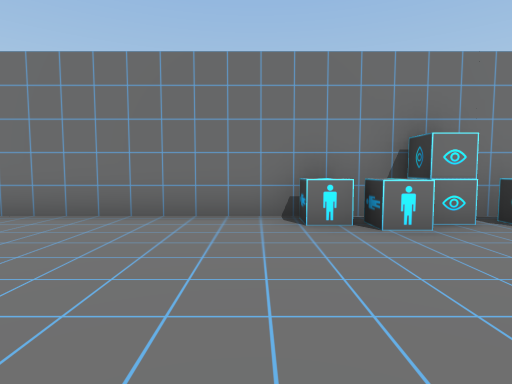
View 1 (above)

24 first-person views from a walk through a scene from a Unity 3-D project. The camera is 1.4 m above the floor, tilts 4° down and sees 80° across. The floor is counted in squares, 2 m on a side. Each view is taken from the middle of a square. On the plan, view 1 faces up. The plan holds only what a view shows up to about 10 squares ahead; the rest is blank. The place goes on beyond the plan. The player is left out. Some animated figures are left out. Some surface patterns are stand-ins.

View 2
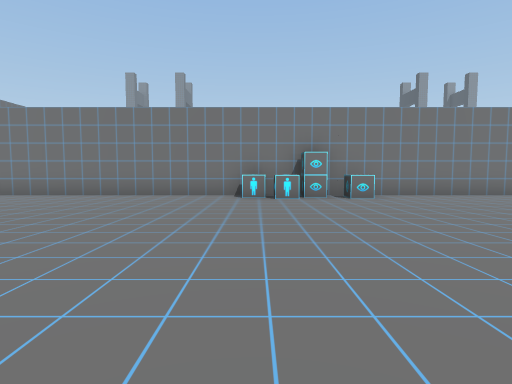

View 3
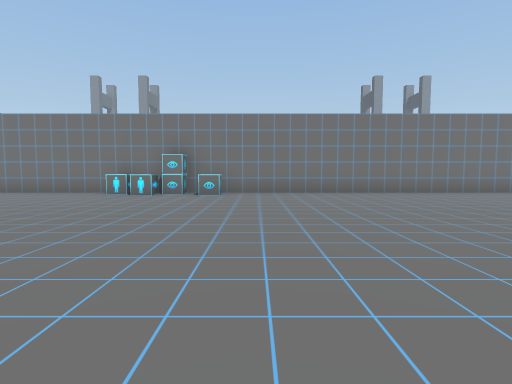

View 4
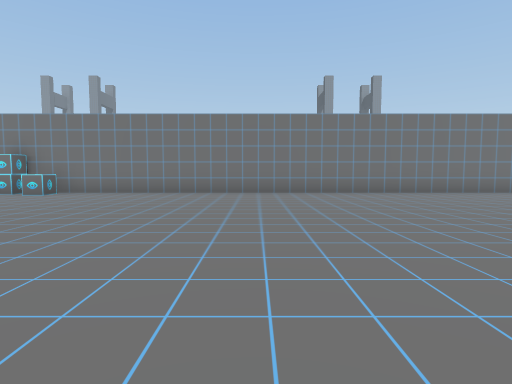

View 5
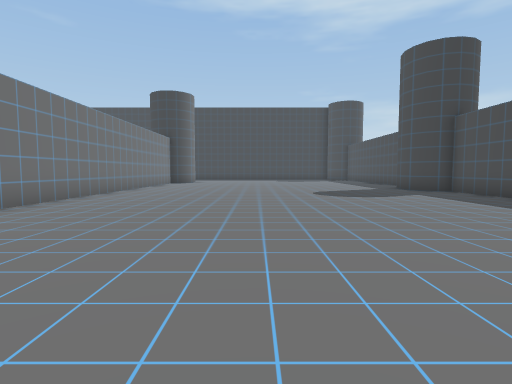

View 6
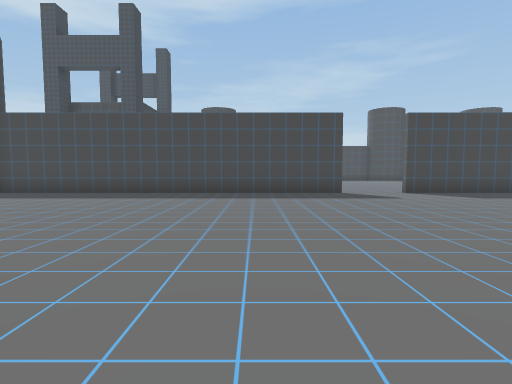

View 7
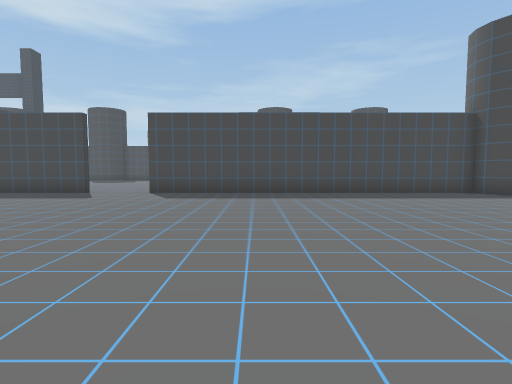

View 8
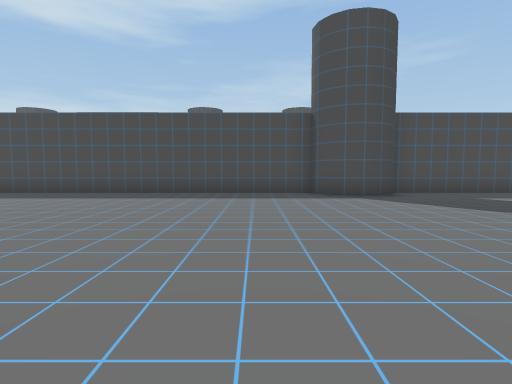

View 9
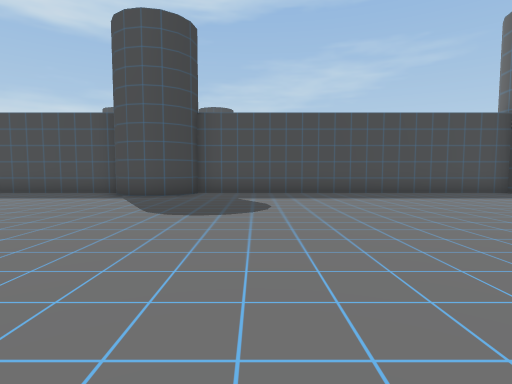

View 10
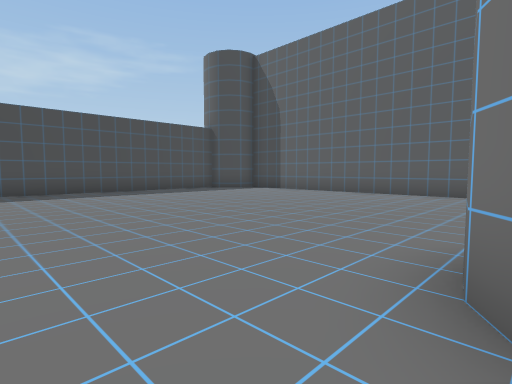

View 11
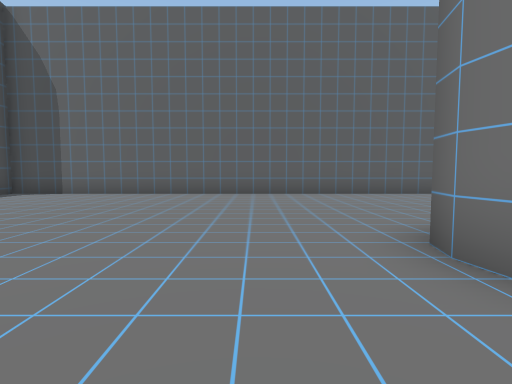

View 12
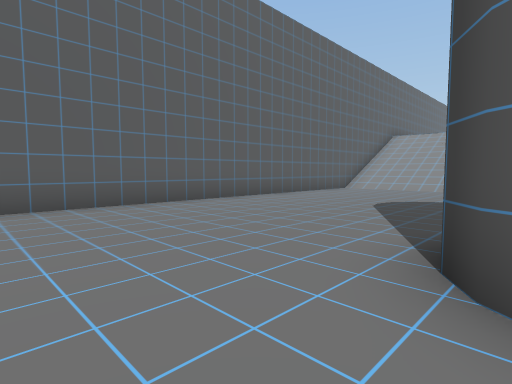

View 13
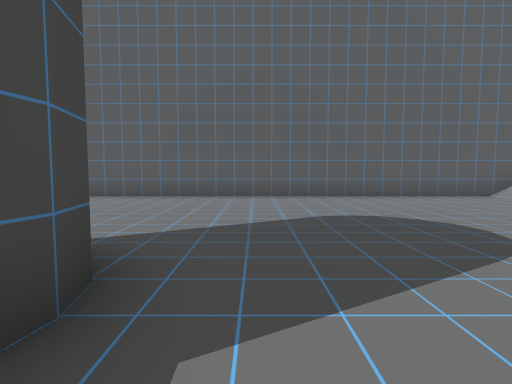

View 14
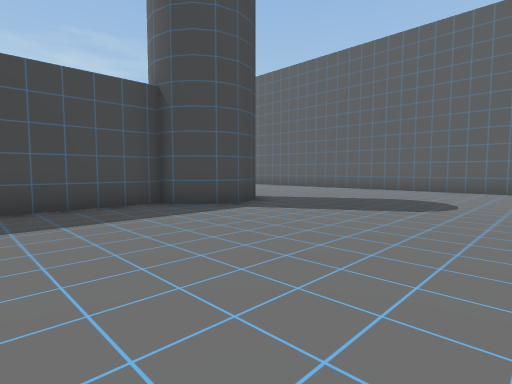

View 15
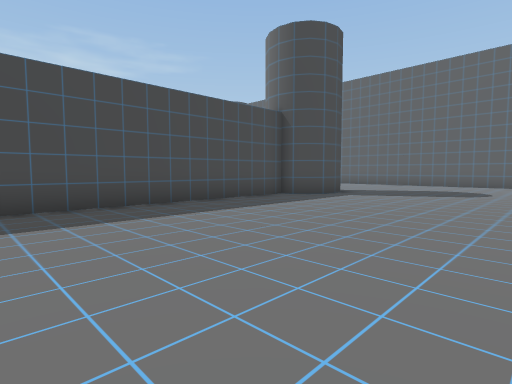

View 16
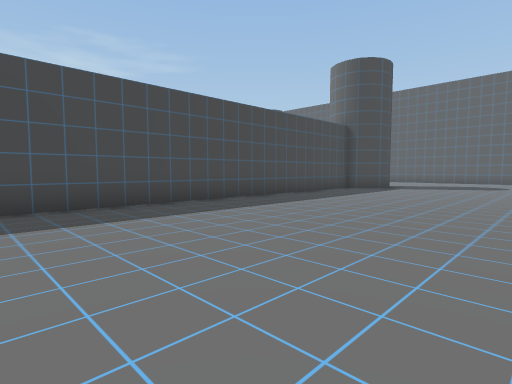

View 17
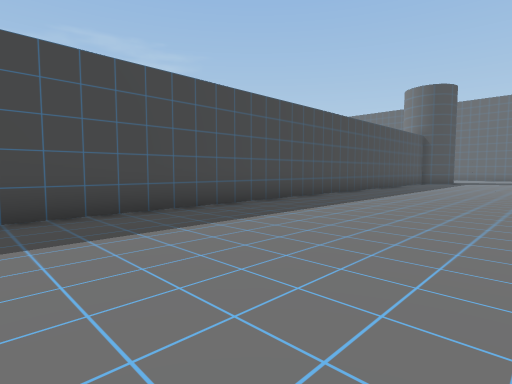

View 18
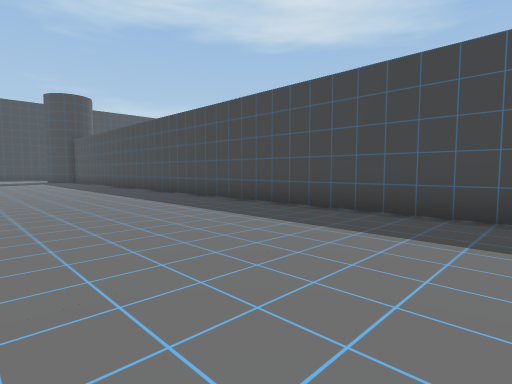

View 19
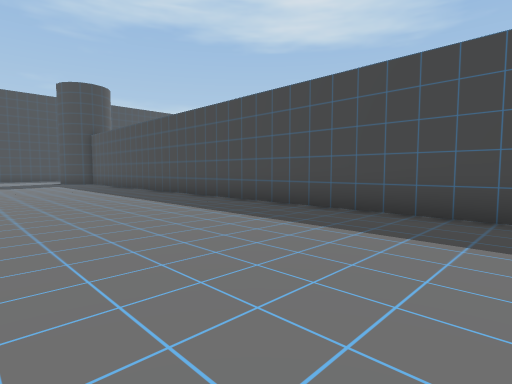

View 20
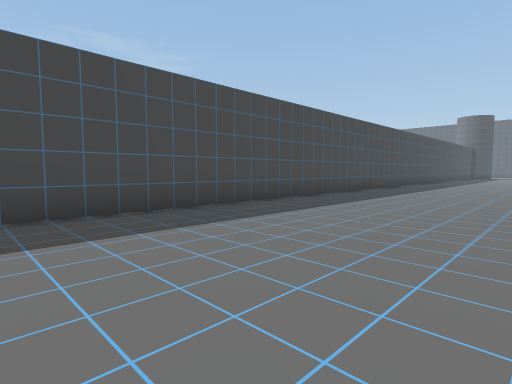

View 21
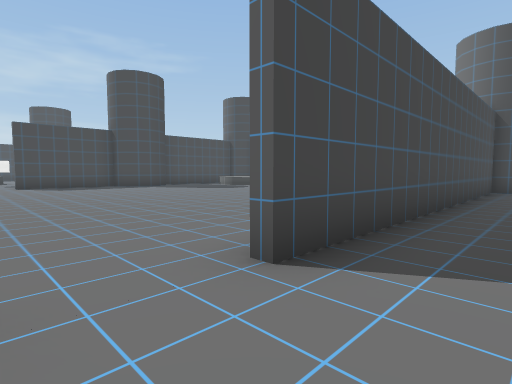

View 22
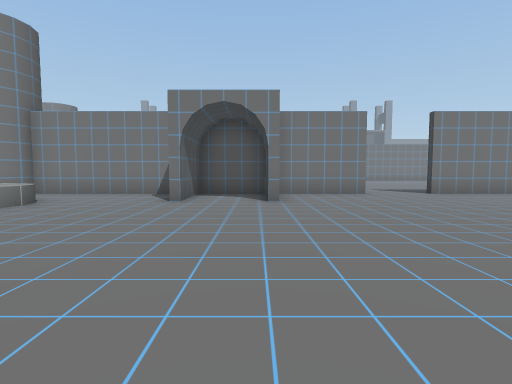

View 23
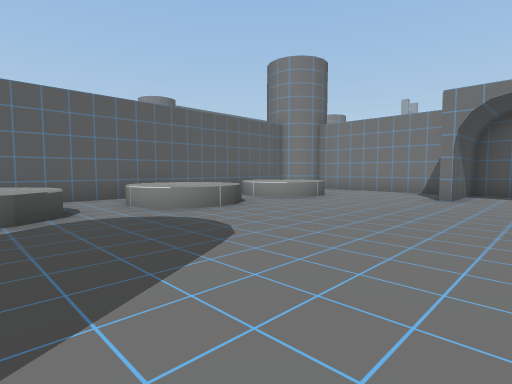

View 24
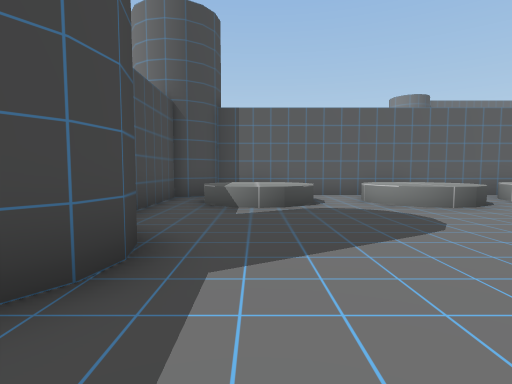

### Floor plan
Points are (right, up) in squares from view 1. A wall is a line through its corners. A room is listed if a view was taken in it or the views show most of it. See-through windows are left out.
Room 1 (views 1, 2, 3, 4, 5, 6, 7, 8, 9, 10, 11, 12, 13, 14, 15, 16, 17, 18, 19, 20, 21)
walls: (4.4, -6.7) (3.4, -6.7); (-4, -5.4) (-3.4, -5.5); (9.2, -6.5) (20, -6.5); (-5.2, -6.2) (-4.9, -5.7) (-4.4, -5.5) (-3.7, -5.3) (-3.1, -5.7) (-2.8, -6.1) (-2.7, -6.5) (7.4, -6.5); (-8.5, 3.9) (-8.9, 3.7) (-9.4, 3.6) (-9.9, 3.7); (-10.2, 3.9) (-10.6, 4.4); (-10.3, 5.7) (-9.9, 6) (-9.4, 6.1) (-8.9, 6) (-8.5, 5.7) (-8.3, 5.3) (-8.2, 4.9) (20.6, 4.9); (20.1, 4.7) (-6.4, 4.7); (-14.9, -6.5) (-5.1, -6.5); (-16.2, 11.5) (-16.2, -5.5)
ways out: opening at (8.5, -7) to room 2
objects: other object (1, 4); other object (2, 4); other object (4, 4)
Room 2 (views 22, 23, 24)
walls: (7.4, -6.7) (4.4, -6.7); (11.9, -6.7) (9.2, -6.7); (2.2, -18.1) (2.6, -18) (3.1, -18.1) (3.5, -18.3); (3.4, -6.7) (-2.8, -6.7); (-3.7, -9.6) (-3.7, -18.1) (-3.2, -18.4) (-2.9, -18.9); (-2.8, -7.1) (-3.1, -7.6); (-3, -19.1) (-0.4, -19.1)
ways out: opening at (8.5, -7) to room 1
objects: other object (-3, -18) to (-1, -16); other object (-3, -14) to (-1, -12); other object (-3, -11) to (-1, -9); other object (2, -9) to (2, -8); other object (4, -9) to (4, -7)

Positions as (right, up) in squares from view 1, and headings:
1: (0, 0), facing up
2: (1, -4), facing up
3: (5, -5), facing up
4: (10, -5), facing up
5: (10, 0), facing right
6: (12, 3), facing down
7: (4, 3), facing down
8: (-1, 3), facing down
9: (-7, 3), facing down
10: (-7, 4), facing down-left
11: (-7, 2), facing left
12: (-10, 2), facing up-left
13: (-8, 7), facing left
14: (-5, 11), facing down-left
15: (-1, 11), facing down-left
16: (3, 11), facing down-left
17: (9, 10), facing down-left
18: (7, 10), facing down-right
19: (10, 10), facing down-right
20: (21, 10), facing down-left
21: (9, -5), facing down-left
22: (4, -16), facing up
23: (4, -17), facing up-left
24: (5, -17), facing left
